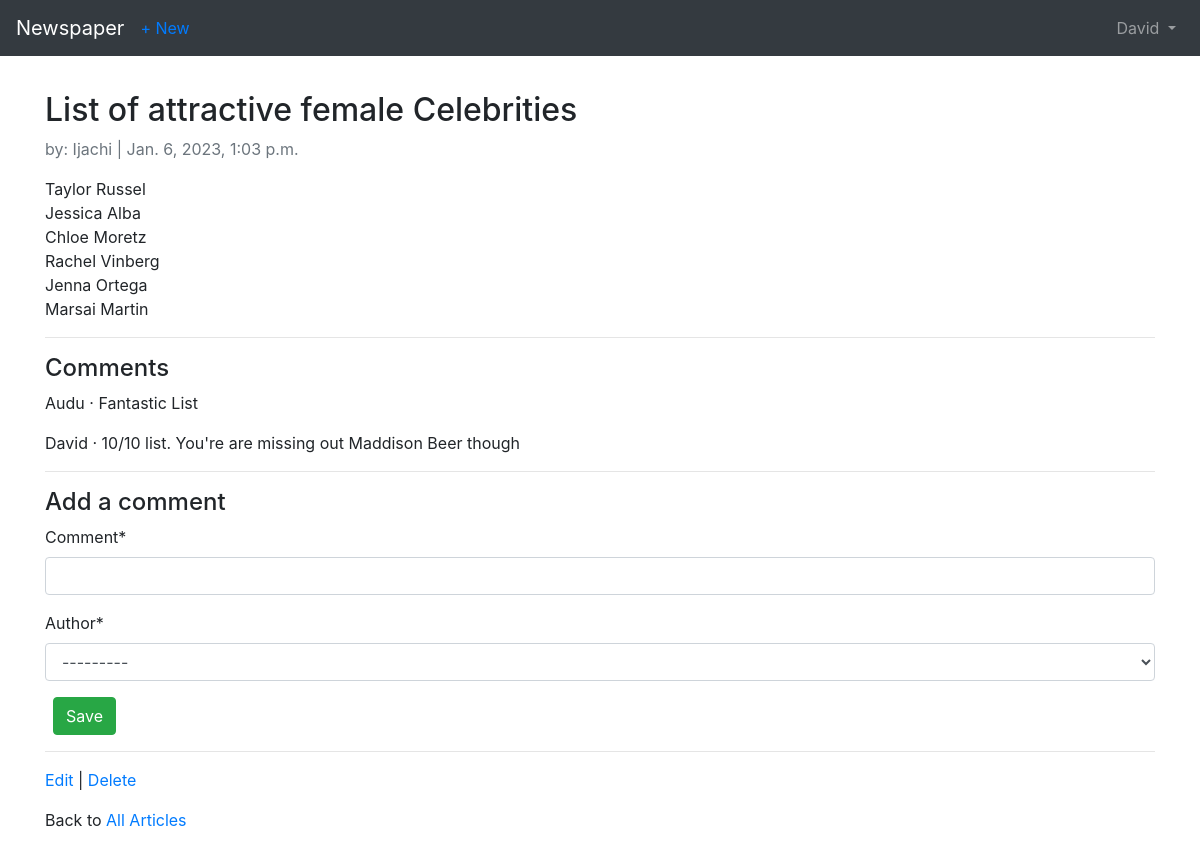
Screenshot of /articles/4/ (signed in) with the database file from the repository.
### users/models.py (models this page shows)
class CustomUser(AbstractUser):
    age = models.PositiveIntegerField(null=True, blank=True)

### articles/models.py (models this page shows, shortened)
class Article(models.Model):
    title = models.CharField(max_length=255)
    body = models.TextField()
    date = models.DateTimeField(auto_now_add=True)
    author = models.ForeignKey(
        get_user_model(),
        on_delete=models.CASCADE,
    )

class Comment(models.Model):
    article = models.ForeignKey(
        Article,
        on_delete=models.CASCADE,
        related_name="comments"
    )
    comment = models.CharField(max_length=140)
    author = models.ForeignKey(
        get_user_model(),
        on_delete=models.CASCADE
    )
    def __str__(self):
        return self.comment

### articles/views.py (the view, shortened to what this page needs)
# urls.py: path("<int:pk>/", ArticleDetailView.as_view(), name="article_detail"),
class ArticleDetailView(LoginRequiredMixin, View):
    def get(self, request, *args, **kwargs):
        view = CommentGet.as_view()
        return view(request, *args, **kwargs)

### articles/views.py (called while the page is built)
    def get_context_data(self, **kwargs):
        context = super().get_context_data(**kwargs)
        context["form"] = CommentForm
        return context

### templates/article_detail.html (shortened to what this page needs)
{% extends "base.html" %}
{% load crispy_forms_tags %}
{% block content %}
    <div class="article-entry">
        <h2>{{ article.title }}</h2>
        <p class="text-muted">by: {{ article.author|capfirst }} | {{ article.date }}</p>
        <p>{{ article.body|linebreaksbr }}</p>
    </div>
    <hr>
    <h4>Comments</h4>
    {% for comment in article.comments.all %}
        <p>{{ comment.author|capfirst }} &middot; {{ comment }}</p>
    {% endfor %}
    <hr>
    <h4>Add a comment</h4>
    <form action="" method="post">
        {{ form|crispy }}
        <button class="btn btn-success ml-2" type="submit">Save</button>
    </form>
    <hr>
    <p>
        <a href="{% url 'article_edit' article.pk %}">Edit</a> |
        <a href="{% url 'article_delete' article.pk %}">Delete</a>
    </p>
    <p>Back to <a href="{% url 'article_list' %}">All Articles</a></p>
{% endblock content %}

### templates/base.html (shortened to what this page needs)
<!DOCTYPE html>
<html lang="en">
<head>
    <link rel="stylesheet" href="https://stackpath.bootstrapcdn.com/bootstrap/4.1.3/css/bootstrap.min.css">
</head>
<body>
    <nav class="navbar navbar-expand-md navbar-dark bg-dark mb-4">
        <a class="navbar-brand" href="{% url 'home' %}">Newspaper</a>
        {% if user.is_authenticated %}
            <ul class="navbar-nav mr-auto">
                <li class="nav-item"><a href="{% url 'article_new' %}">+ New</a></li>
            </ul>
        {% endif %}
            {% if user.is_authenticated %}
                <ul class="navbar-nav ml-auto">
                    <li class="nav-item">
                        <a class="nav-link dropdown-toggle" href="#" id="userMenu" data-toggle="dropdown" aria-haspopup="true" aria-expanded="false">
                            {{ user.username.title }}
                        </a>
                    </li>
                </ul>
            {% endif %}
    </nav>
    <div class="container" style="margin-top: 35px;">
        {% block content %}
        {% endblock content %}
    </div>
</body>
</html>

### rows the page displays
CustomUser: username "David"
Article: title "List of attractive female Celebrities", author "Ijachi", date "Jan. 6, 2023, 1:03 p.m.", body "Taylor Russel Jessica Alba Chloe Moretz Rachel Vinberg Jenna Ortega Marsai Martin"
Comment: author "Audu", comment "Fantastic List"
Comment: author "David", comment "10/10 list. You're are missing out Maddison Beer though"
